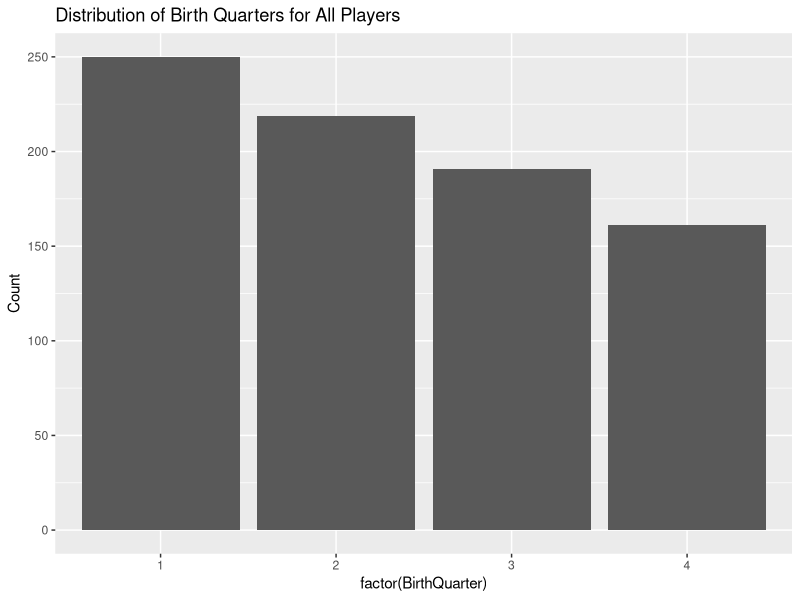
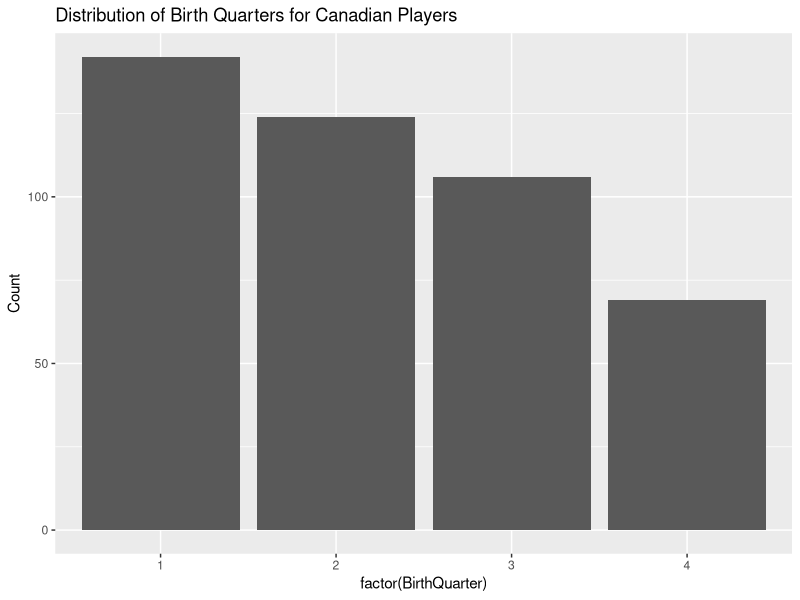

Here is the R script that generated these plots, in order:
# Load necessary libraries
library(dplyr)
library(ggplot2)
library(tidyr)

# Read the data
canadian_players <- read.csv("canadian_players.csv")
all_players <- read.csv("all_players.csv")

## Explore and visualize the distribution of birth quarters

# Create a bar plot of birth quarters for all players
ggplot(all_players, aes(x = factor(BirthQuarter))) +
  geom_bar() +
  labs(title = "Distribution of Birth Quarters for All Players", y = "Count")

# Create a bar plot of birth quarters for Canadian players
ggplot(canadian_players, aes(x = factor(BirthQuarter))) +
  geom_bar() +
  labs(title = "Distribution of Birth Quarters for Canadian Players", y = "Count")

# The bar plots do not appear to show a significant difference visually


## Hypothesis test to check if the difference in quarters is significant

# Calculate the percentage of each birth quarter in the data frames
percent_table_all <- table(all_players$BirthQuarter) / nrow(all_players) * 100
percent_table_canadian <- table(canadian_players$BirthQuarter) / nrow(canadian_players) * 100

# Create a two-way table
two_way_table <- cbind(percent_table_all, percent_table_canadian)
colnames(two_way_table) <- c("All Players", "Canadian Players")

# Display the two-way table
print(two_way_table)

# Perform a hypothesis test (Chi-squared test) to check if the distributions are significantly different
test_result <- chisq.test(two_way_table)
print(test_result)

# Fail to reject the null hypothesis; the birth quarter distributions in all players and Canadian players are not statistically different


## Explore player positions

# Create a relative table for player positions in all players
relative_table_all <- table(all_players$Position) / nrow(all_players) * 100

# Create a relative table for player positions in Canadian players
relative_table_canadian <- table(canadian_players$Position) / nrow(canadian_players) * 100

# Display the relative tables
print(relative_table_all)
print(relative_table_canadian)

# It does not seem like there are statistically significant differences indicating that Canadian players play a certain position

# Create a table for player positions in all players
position_table_all <- table(all_players$Position)

# Create a table for player positions in Canadian players
position_table_canadian <- table(canadian_players$Position)

# Calculate the percentage of each player position in the data frames
percent_table_all_positions <- position_table_all / sum(position_table_all) * 100
percent_table_canadian_positions <- position_table_canadian / sum(position_table_canadian) * 100

# Create a two-way table for positions
two_way_table_positions <- cbind(percent_table_all_positions, percent_table_canadian_positions)
colnames(two_way_table_positions) <- c("All Players", "Canadian Players")

# Display the two-way table for positions
print(two_way_table_positions)

# Perform a hypothesis test (Chi-squared test) to check if the distributions are significantly different
test_result_positions <- chisq.test(two_way_table_positions)
print(test_result_positions)

# Fail to reject the null hypothesis; the position distributions in all players and Canadian players are not statistically different

## Analyze birth quarter frequency

# Create a table for birth quarters in Canadian players
quarter_table_canadian <- table(canadian_players$BirthQuarter)

# Display the table for birth quarters in Canadian players
print(quarter_table_canadian)

# Perform a chi-squared test for birth quarters in Canadian players
chi_square_result <- chisq.test(quarter_table_canadian)

# Display the chi-squared test result
print(chi_square_result)

# Reject the null hypothesis; the p-value of 7.655e-06 indicates a statistically significant difference in 
# the distribution of players among different birth quarters for Canadian players. This suggests that the birth 
# quarter may have an impact on the likelihood of players making it to the NHL, supporting the observed cascade pattern in birth quarter frequency."

# Calculate the percentage of Canadian players in each birth quarter
percent_table_canadian <- quarter_table_canadian / sum(quarter_table_canadian) * 100

# Create a data frame for the percentage table
percent_df_canadian <- data.frame(Quarter = as.character(seq_along(percent_table_canadian)), Percentage = percent_table_canadian)

# Display the percentage table
print(percent_df_canadian)

# There is a cascade pattern in birth quarter frequency


